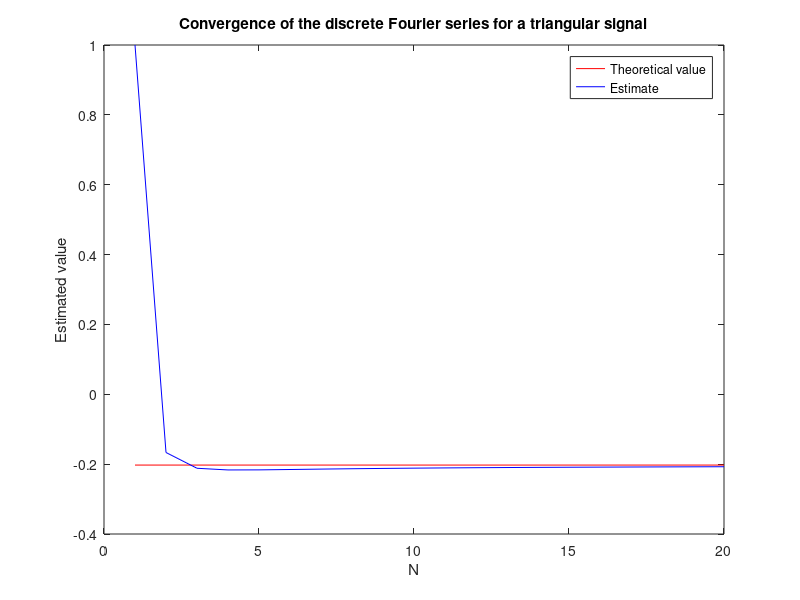

Recreate this plot in MATLAB.
close all
clear all
clc

k = 1; % Choose coefficient ak
Nmax = 20; % Maximum number of samples within one period
ak = []; % Empty vector to store different estimates

for L = 1:1:Nmax % For-loop to increase the number of samples N
    f = linspace(0, 1, L); % Create the sampled triangular wave over one period (0 to 2*pi)
    f = [f fliplr(f(1:end - 1))];
    N = length(f);
    akN = 0; % Reset parameter
    for n = 0:N-1 % For-loop to estimate ak parameter
        akN = akN + f(n+1)*exp(-1i*((2*pi)/N)*k*n); % Iterative sum to estimate ak
    end
    ak(end + 1) = akN/N; % Save the estimate
end

theoretical_value = (-2/((k^2)*pi^2)) * ones(1, length(1:1:Nmax));

plot(1:1:Nmax, theoretical_value, 'r');
hold on;
plot(1:1:Nmax, real(ak), 'b');
hold off;
xlabel('N');
ylabel('Estimated value');
title('Convergence of the discrete Fourier series for a triangular signal');
legend('Theoretical value', 'Estimate');
